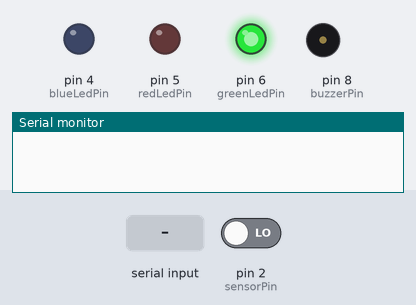
Bench run of a sketch on a simulated Arduino Uno, built with avr-gcc and run on an emulated ATmega328P. Parts: output pins drawn as LEDs (lit = HIGH), buzzer (waves = sounding), the last lines printed to the serial monitor. Inputs (shaded band) come from the test bench; at power-on: pin 2 (sensorPin) LOW.

Above: at 3.8 s.
3.9 s: pin 2 (sensorPin) driven HIGH
At 5.1 s:
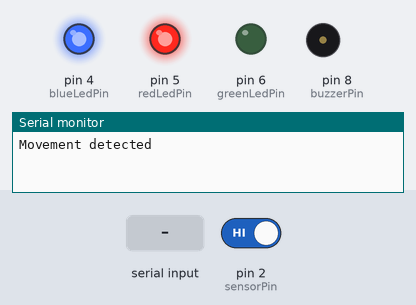
8.9 s: "1" received over Serial
At 13.4 s:
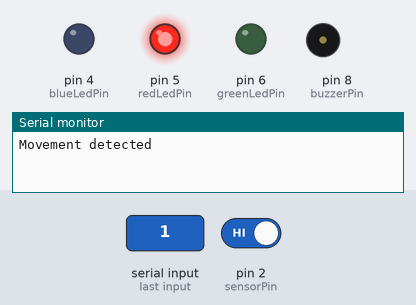
13.6 s: pin 2 (sensorPin) driven LOW
At 15.2 s:
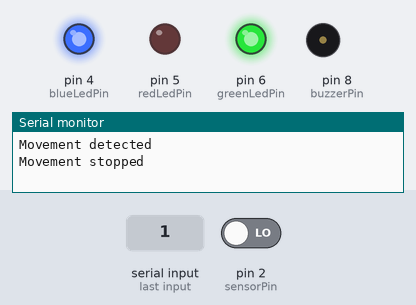
Timing chart, 0 to 20.0 s (numbered marks = the images above; inputs shaded):
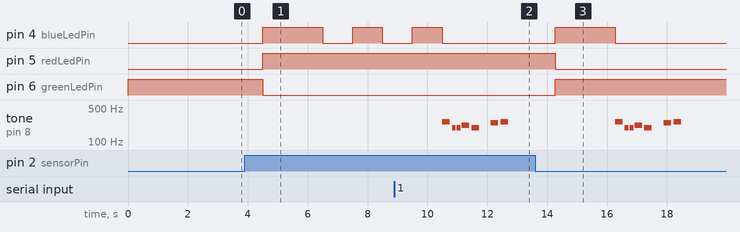

Measured:
- after the input at 3.9 s, pin 4 (blueLedPin): LOW → HIGH after 0.60 s, → LOW 2.0 s later, → HIGH 1.0 s later, → LOW 1.0 s later; pin 5 (redLedPin): LOW → HIGH after 0.60 s; pin 6 (greenLedPin): HIGH → LOW after 0.60 s
- after the input at 8.9 s, pin 4 (blueLedPin): goes on until 10.5 s, then stays LOW; tone on pin 8 (buzzerPin): plays 262 Hz for 0.25 s, 196 Hz for 0.13 s, 196 Hz for 0.13 s, 220 Hz for 0.25 s, 196 Hz for 0.25 s, 247 Hz for 0.25 s … (7 notes in this stretch), starting after 1.6 s
- after the input at 13.6 s, pin 4 (blueLedPin): LOW → HIGH after 0.68 s, → LOW 2.0 s later; pin 5 (redLedPin): HIGH → LOW after 0.68 s

The sketch:

main.ino
```cpp
/*
 *  Práctica de Arduino desarrollada por: Juan José López Gómez y Álvaro García Sánchez
 *  La práctica consiste en el uso del Sensor de presencia PIR HC-SR501 mediante el cúal
 *  se detecta la presencia y haciendo uso del puerto serie se comunica con un script de
 *  python que permite el envío autómatico de emails para asi avisar de la presencia de
 *  movimiento
*/


/*
 *  main.ino
 *  Se desarrolla la estructura básica del programa
*/


/* Inclusión del archivo de cabecera main.h en el que están definidas todas las variables que utiliza el programa */
#include "main.h"

void setup(){

    //Establecimiento de los pines digitales asociados a los LEDs y al buzzer como salida mediante la función pinMode(pin,mode)
    pinMode(greenLedPin, OUTPUT);
    pinMode(redLedPin, OUTPUT);
    pinMode(blueLedPin, OUTPUT);
    pinMode(buzzerPin, OUTPUT);

    //Establecimiento del pin asociado al sensor como entrada mediante la función pinMode(pin,mode)
    pinMode(sensorPin, INPUT);

    //Iniciación del puerto serie a una velocidad de 9600 Baudios
    Serial.begin(9600);

    // Una espera ocupada necesaria para la sincronización externa con el script de python mediante el valor de Serial que devuelve el estado del mismo y no sale del bucle hasta que este listo
    while(!Serial){;}

    // Encendido y apagado de los LEDs para denotar el estado inicial
    digitalWrite(greenLedPin, HIGH);
    digitalWrite(redLedPin, LOW);
    digitalWrite(blueLedPin, LOW);
}


void loop(){
    // Dependiendo del valor recogido por el sensor se ejecuta una parte y otra del programa si result != 0 se ejecuta el envío si no se vuelve a ejecutar
    result = recognise_movement();
    if (result){
        // Función para envíar el mensaje por el puerto serie
        send_alert(result);
        // Función que se ejecuta mientras no se haya recibido la confirmación mediante el puerto serie
        wait_response();
        // Función que genera el sonido del zumbador
        play_sound();
    }
    // Un delay para no saturar
    delay(1500);


}
```

buzzer.ino
```cpp
/* Práctica de Arduino desarrollada por: Juan José López Gómez y Álvaro García Sánchez */

/*
 *  Buzzer.ino
 *  Archivo en el que se incluyen la función que hace funcionar el buzzer
 */


void play_sound(){

  // Bucle for que recorre el vector con la melodia y la duración de cada nota de la misma
  for (int thisNote = 0; thisNote < 8; thisNote++) {
      // Se calcula la duración de la nota para que pueda ser utilizado por el buzzer
      int noteDuration = 1000 / noteDurations[thisNote];

      // Función básica de arduino que genera una onda cuadrada a una determinada frecuencia por un tiempo específicado
      // tone(pin,frecuencia,duración)
      tone(buzzerPin, melody[thisNote], noteDuration);

      // Se calcula una pausa para no solaparse las notas
      int pauseBetweenNotes = noteDuration * 1.30;
      delay(pauseBetweenNotes);

      // Función básica de arduino que para la generación de la onda cuadrada que genera la función tone()
      // noTone(pin)
      noTone(buzzerPin);
  }
}
```

main.h
```cpp
/* Práctica de Arduino desarrollada por: Juan José López Gómez y Álvaro García Sánchez */

/*
 *  main.h
 *  Archivo de cabecera en el que se van a definir las variables a usar en el proyecto
*/


#include "pitches.h"

/*****Constantes*****/
const int sensorPin = 2; // Pin asociado al sensor PIR
const int greenLedPin = 6; // Pin asociado al LED verde
const int redLedPin = 5; // Pin asociado al LED rojo
const int blueLedPin = 4; // Pin asociado al LED azul
const int buzzerPin = 8; // Pin asociado al buzzer

const int melody[] = { // Vector en el que están almacenadas las notas de la melodía que va a entonar el zumbador
  NOTE_C4, NOTE_G3,NOTE_G3, NOTE_A3, NOTE_G3,0, NOTE_B3, NOTE_C4};

const int noteDurations[] = { // Vector en el que están almacenadas la duración de cada nota de la melodía
  4, 8, 8, 4, 4, 4, 4, 4};

/*****Variables*****/
int value = 0;
int state = 0;
int result = 0;
```

message.ino
```cpp
/* Práctica de Arduino desarrollada por: Juan José López Gómez y Álvaro García Sánchez */

/*
 *  message.ino
 *  Archivo en el que se incluyen las funciones que van a servir para recibir y enviar datos por el puerto serie
*/


void send_alert(int option){
    if (option == 2 ){ // Si se ha detectado movimiento se entra por esta rama
        digitalWrite(blueLedPin, HIGH); // Se enciende el LED azul (estado de envío/recibo)
        Serial.flush(); // Se limpia el puerto serie para que no haya datos que puedan intervenir en la ejecución del programa
        Serial.println("Movement detected"); // Se envía por el puerto serie hacia el script el mensaje
    }
    else if (option == 1){ // Si no se ha detectado movimiento se entra por esta rama
        digitalWrite(blueLedPin, HIGH); // Se enciende el LED azul (estado de envío/recibo)
        Serial.flush(); // Se limpia el puerto serie para que no haya datos que puedan intervenir en la ejecución del programa
        Serial.println("Movement stopped"); // Se envía por el puerto serie hacia el script el mensaje
    }
    delay(2000);
}


void wait_response(){

    Serial.flush(); // Se limpia el puerto serie para que no haya datos que puedan intervenir en la ejecución del programa
    while(!Serial.available()){ // Bucle while que itera mientras no haya ningún dato en el puerto serie (el script todavía no ha envíado la respuesta)
        // Ciclo parpadeante del LED azul
        digitalWrite(blueLedPin, LOW);
        delay(1000);
        digitalWrite(blueLedPin, HIGH);
        delay(1000);
    }
    // Se apaga el LED azul ya que el mensaje ha sido recibido correctamente
    digitalWrite(blueLedPin, LOW);
}
```

pitches.h
```cpp
/* Práctica de Arduino desarrollada por: Juan José López Gómez y Álvaro García Sánchez */

/*
 *  pitches.h
 *  Archivo de cabecera en el que se van a definir las macros a utilizar con el buzzer esto es opensource a través de la página de arduino
*/

/*************************************************
   Public Constants
 *************************************************/

#define NOTE_B0  31
#define NOTE_C1  33
#define NOTE_CS1 35
#define NOTE_D1  37
#define NOTE_DS1 39
#define NOTE_E1  41
#define NOTE_F1  44
#define NOTE_FS1 46
#define NOTE_G1  49
#define NOTE_GS1 52
#define NOTE_A1  55
#define NOTE_AS1 58
#define NOTE_B1  62
#define NOTE_C2  65
#define NOTE_CS2 69
#define NOTE_D2  73
#define NOTE_DS2 78
#define NOTE_E2  82
#define NOTE_F2  87
#define NOTE_FS2 93
#define NOTE_G2  98
#define NOTE_GS2 104
#define NOTE_A2  110
#define NOTE_AS2 117
#define NOTE_B2  123
#define NOTE_C3  131
#define NOTE_CS3 139
#define NOTE_D3  147
#define NOTE_DS3 156
#define NOTE_E3  165
#define NOTE_F3  175
#define NOTE_FS3 185
#define NOTE_G3  196
#define NOTE_GS3 208
#define NOTE_A3  220
#define NOTE_AS3 233
#define NOTE_B3  247
#define NOTE_C4  262
#define NOTE_CS4 277
#define NOTE_D4  294
#define NOTE_DS4 311
#define NOTE_E4  330
#define NOTE_F4  349
#define NOTE_FS4 370
#define NOTE_G4  392
#define NOTE_GS4 415
#define NOTE_A4  440
#define NOTE_AS4 466
#define NOTE_B4  494
#define NOTE_C5  523
#define NOTE_CS5 554
#define NOTE_D5  587
#define NOTE_DS5 622
#define NOTE_E5  659
#define NOTE_F5  698
#define NOTE_FS5 740
#define NOTE_G5  784
#define NOTE_GS5 831
#define NOTE_A5  880
#define NOTE_AS5 932
#define NOTE_B5  988
#define NOTE_C6  1047
#define NOTE_CS6 1109
#define NOTE_D6  1175
#define NOTE_DS6 1245
#define NOTE_E6  1319
#define NOTE_F6  1397
#define NOTE_FS6 1480
#define NOTE_G6  1568
#define NOTE_GS6 1661
#define NOTE_A6  1760
#define NOTE_AS6 1865
#define NOTE_B6  1976
#define NOTE_C7  2093
#define NOTE_CS7 2217
#define NOTE_D7  2349
#define NOTE_DS7 2489
#define NOTE_E7  2637
#define NOTE_F7  2794
#define NOTE_FS7 2960
#define NOTE_G7  3136
#define NOTE_GS7 3322
#define NOTE_A7  3520
#define NOTE_AS7 3729
#define NOTE_B7  3951
#define NOTE_C8  4186
#define NOTE_CS8 4435
#define NOTE_D8  4699
#define NOTE_DS8 4978
```

sensor.ino
```cpp
/* Práctica de Arduino desarrollada por: Juan José López Gómez y Álvaro García Sánchez */

/*
 *  sensor.ino
 *  Archivo en el que se incluyen la función que va a servir para el reconocimiento del movimiento
*/


int recognise_movement(){

    // Se lee el valor con la función digitalRead(pin) desde el pin designado como entrada en el archivo main.ino
    value = digitalRead(sensorPin);
    if (value == HIGH){ // Si el valor leido es HIGH (movimiento detectado) entra por esta rama
        if (state == LOW){ // Si el estado anterior recogido es LOW (movimiento no detectado) significa que hay movimiento nuevo
            state = HIGH; // Se cambia el estado para la siguiente iteración a alto
            digitalWrite(greenLedPin,LOW); // Se apaga el LED verde (estado de reposo)
            digitalWrite(redLedPin,HIGH); // Se enciende el LED rojo (estado de "alerta")
            return 2;
        }
        return 0;
    }
    else if (value == LOW){ // Si el valor leido es LOW (movimiento no detectado) entra por esta rama
        if (state == HIGH){ // Si el valor leido es HIGH (movimiento detectado) entra por esta rama
            state = LOW; // Si el estado anterior recogido es HIGH (movimiento no detectado) significa que el movimiento ha parado
            digitalWrite(greenLedPin,HIGH); // Se enciende el LED verde (estado de reposo)
            digitalWrite(redLedPin,LOW); // Se apaga el LED rojo (estado de "alerta")
            return 1;
        }
        return 0; // Retorna 0 si el valor del estado anterior es el mismo en dos iteraciones seguidas
    }
}
```
